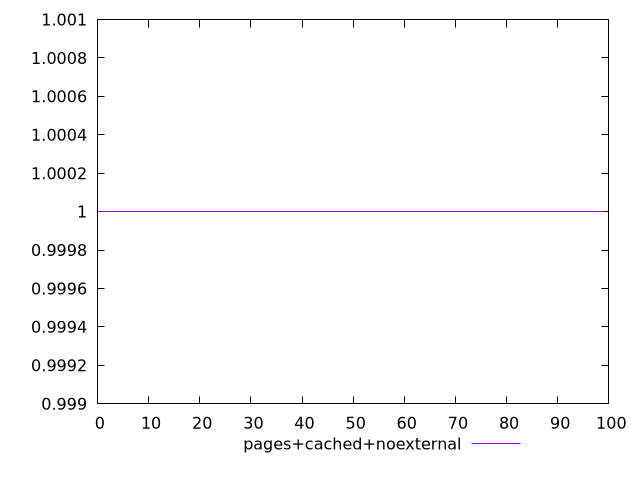

Write gnuplot code to recreate this figure.
$_pagesCachedNoexternal <<EOF
0
0
0
0
0
0
0
0
0
0
0
0
0
0
0
0
0
0
0
0
0
0
0
0
0
0
0
0
0
0
0
0
0
0
0
0
0
0
0
0
0
0
0
0
0
0
0
0
0
0
0
0
0
0
0
0
0
0
0
0
0
0
0
0
0
0
0
0
0
0
0
0
0
0
0
0
0
0
0
0
0
0
0
0
0
0
0
0
0
0
0
0
0
0
0
0
0
0
0
0
EOF
$_pagesCachedNoexternalNojs <<EOF
EOF
set key outside below
set terminal pngcairo
set output "report_00006_2020-11-02T20-21-41.718Z/uses-rel-preconnect/uses-rel-preconnect_pages+cached+noexternal_pages+cached+noexternal+nojs.png"
set yrange [-0.001:0.001]
plot $_pagesCachedNoexternal title "pages+cached+noexternal" with line ,$_pagesCachedNoexternalNojs title "pages+cached+noexternal+nojs" with line ,
